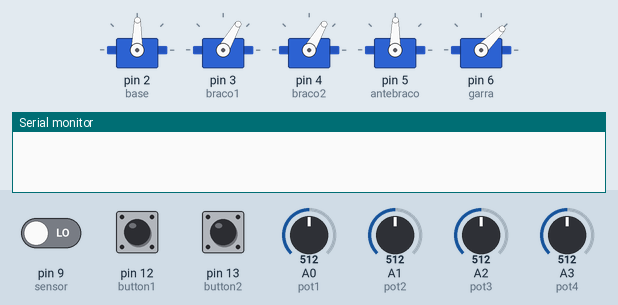
Simulated run of this sketch. Board: Arduino Uno, built with avr-gcc and run on an emulated ATmega328P. Shown: 5 × servo, the last lines printed to the serial monitor. The test bench sets the inputs (shaded band); at power-on: pin 13 (button2) LOW, pin 9 (sensor) LOW, pin 12 (button1) LOW, A0 (pot1) = 512, A1 (pot2) = 512, A2 (pot3) = 512, A3 (pot4) = 512.

Above: at 1.2 s.
1.3 s: pin 13 (button2) pulled HIGH for 0.15 s
At 3.0 s:
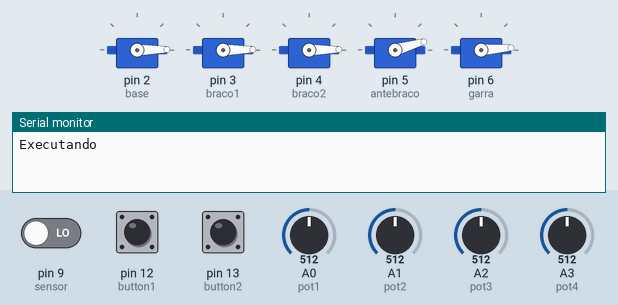
At 4.6 s:
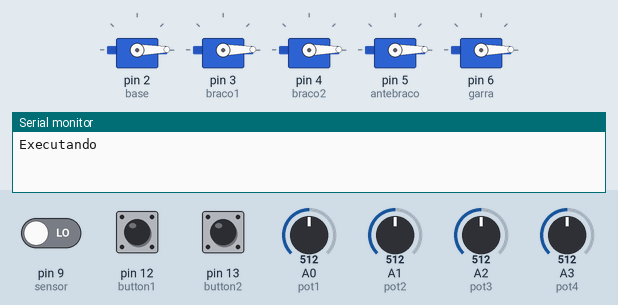
Timing chart, 0 to 6.1 s (numbered marks = the images above; inputs shaded):
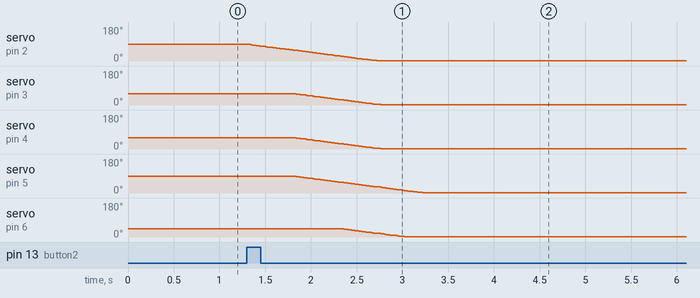

The sketch:

Programa_braco_robo_grupo_skynet.ino
```cpp
#include <VarSpeedServo.h>  // Biblioteca para servos motores, permite o controle da velocidade


// Define variáveis para os servos motores

VarSpeedServo base;
VarSpeedServo braco1;
VarSpeedServo braco2;
VarSpeedServo antebraco;
VarSpeedServo garra;


// Definir botões e variável de controle do sensor

const int button1 = 12;       // relaciona a variável button1 ao pino 12
const int button2 = 13;       // relaciona a variável button2 ao pino 13
const int sensor = 9;         // relaciona a variável sensor ao pino 9


//Define as entradas dos potencômetros

const int pot1 = A0;      // relaciona a variável pot1 a entrada A0
const int pot2 = A1;      // relaciona a variável pot2 a entrada A1
const int pot3 = A2;      // relaciona a variável pot3 a entrada A2
const int pot4 = A3;      // relaciona a variável pot4 a entrada A3

//Define valores das variáveis dos potenciômetros

int pot1Val=0;
int pot2Val=0;
int pot3Val=0;
int pot4Val=0;

// Define as variáveis de ângulos

int pot1Angle;
int pot2Angle;
int pot3Angle;
int pot4Angle;

// Define os valores das variáveis para cada botão

int button1Pressed = 0;
boolean button2Pressed = false;
boolean sensorP = false;

//Define variável para posições salvas dos servos motores

int basePosSave[]={1,1,1,1,1};
int bracoPosSave[]={1,1,1,1,1};
int antebracoPosSave[]={1,1,1,1,1};
int garraPosSave[]={1,1,1,1,1};

void setup() {
  // Relaciona variáveis aos pinos digitais físicos do arduíno

  base.attach(2);
  braco1.attach(3);
  braco2.attach(4);
  antebraco.attach(5);
  garra.attach(6);

  // Define as variáveis como entradas ou saídas

  pinMode(button1, INPUT);
  pinMode(button2, INPUT);
  pinMode(sensor, INPUT);

// Inicia comunicação serial

  Serial.begin(9600);
}

void loop() {

// Realiza leitura dos ptotênciometros e o mapeamento do ângulo

  pot1Val = analogRead(pot1);
  pot1Angle = map(pot1Val, 0, 1023, 0, 179);    // ângulo da base definido como sendo de 0° a 179°

  pot2Val = analogRead(pot2);
  pot2Angle = map(pot2Val, 0, 1023, 0, 120);    // Ângulo do braço definido como sendo de 0° a 120°

  pot3Val = analogRead(pot3);
  pot3Angle = map(pot3Val, 0, 1023, 0, 179);    // Ângulo do antebraço definido como sendo de 0° a 180°

  pot4Val = analogRead(pot4);
  pot4Angle = map(pot4Val, 0, 1023, 0, 90);     // Ângulo da garra definido como sendo de 0º a 90º

// Posiciona os servos motores de acordo com o potênciometro

  base.write(pot1Angle);              // Posiciona o servo da base
  braco1.write(pot2Angle);            // Posiciona o servo1 do braço
  braco2.write(pot2Angle);            // Posiciona o servo2 do braço
  antebraco.write(pot3Angle);         // Posiciona o servo do antebraço
  garra.write(pot4Angle);             // Posiciona o servo da garra


// Verifica se o botão1 foi pressionado

  if(digitalRead(button1) == HIGH){  // se botão1 pressionado

    button1Pressed++;   // Incrementa a variável em 1 unidade


// Salva as posições

    switch(button1Pressed){
        case 1:           // caso a variável em 1

          basePosSave[0]= pot1Angle;          // salva a posição da variável da base na posição 0 do vetor
          bracoPosSave[0]= pot2Angle;         // salva a posição da variável do braço na posição 0 do vetor
          antebracoPosSave[0]= pot3Angle;     // salva a posição da variável do antebraço na posição 0 do vetor
          garraPosSave[0]= pot4Angle;         // salva a posição da variável da garra na posição 0 do vetor

          Serial.println("Posição #1 Salvo"); // informa que a posição número 1 foi salva
          break;

       case 2:

          basePosSave[1]= pot1Angle;          // salva a posição da variável da base na posiação 1 do vetor
          bracoPosSave[1]= pot2Angle;         // salva a posição da variável do braço na posição 1 do vetor
          antebracoPosSave[1]= pot3Angle;     // salva a posição da variável do antebraço na posição 1 do vetor
          garraPosSave[1]= pot4Angle;         // salva a posição da variável da garra na posição 1 do vetor


          Serial.println("Posição #2 Salvo"); // informa que a posição número 2 foi salva
          break;

        case 3:


          basePosSave[2]= pot1Angle;          // salva a posição da variável da base na posição 2 do vetor
          bracoPosSave[2]= pot2Angle;         // salva a posição da variável do braço na posição 2 do vetor
          antebracoPosSave[2]= pot3Angle;     // salva a posição da variável do antebraço na posição 2 do vetor
          garraPosSave[2]= pot4Angle;         // salva a posição da variável da garra na posição 2 do vetor

          Serial.println("Posição #3 Salvo"); // informa que a posição número 3 foi salva
          break;


      case 4:

          basePosSave[3]= pot1Angle;          // salva a posição da variável da base na posição 3 do vetor
          bracoPosSave[3]= pot2Angle;         // salva a posição da variável do braço na posição 3 do vetor
          antebracoPosSave[3]= pot3Angle;     // salva a posição da variável do antebraço na posição 3 do vetor
          garraPosSave[3]= pot4Angle;         // salva a posição da variável da garra na posição 3 do vetor

          Serial.println("posição #4 Salvo"); // informa que a posição número 3 foi salva
          break;


      case 5:

          basePosSave[4]= pot1Angle;          // salva a posição da variável da base na posição 4 do vetor
          bracoPosSave[4]= pot2Angle;         // salva a posição da variável do braço na posição 4 do vetor
          antebracoPosSave[4]= pot3Angle;     // salva a posição da variável do antebraço na posição 4 do vetor
          garraPosSave[4]= pot4Angle;         // salva a posição da variável da garra na posição 4 do vetor


          Serial.println("Posição #5 Salvo"); // informa que a posição número 4 foi salva
          break;
  }

}

//  Verifica se o botão2 foi pressionado

  if(digitalRead(button2) == HIGH){

    button2Pressed = true;                   // Altera a variável booleana para verdadeiro
    Serial.println("Executando");           // Informa que o processo de repetição ja está sendo executado
  }


// Realiza a repetição enquanto a variável for verdadeira
  while(button2Pressed){

  if(digitalRead(sensor)==LOW){          // Se o sensor estiver acionado (em nivel lógico baixo) realiza os movimentos

    for(int i=0; i<5; i++){

        base.slowmove(basePosSave[i],40);     // posiciona o servo da base na posição salva, fazendo-o se mover em determinada velocidade
        delay(500);                           // Aguarda 500 milissegundos
        braco1.slowmove(bracoPosSave[i],40);    // posiciona o servo braço1 na posição salva, fazendo-o se mover em determinada velocidade
        braco2.slowmove(bracoPosSave[i],40);    // posiciona o servo braço2 na posição salva, fazendo-o se mover em determinada velocidade
        antebraco.slowmove(antebracoPosSave[i],40);   // posiciona o do antebraço da base na posição salva, fazendo-o se mover em determinada velocidade
        delay(500);                             // Aguarda 500 milissegundos
        garra.slowmove(garraPosSave[i],40);     // posiciona o servo da garra na posição salva, fazendo-o se mover em determinada velocidade

        delay(2000);                            // aguarda 2000 milissegundos (2 segundos)
      }

    }

  }

}
```

Measured:
- after the input at 1.3 s, servo on pin 2 (base): moves from 89° to 1° over 1.4 s, starting at once; servo on pin 3 (braco1): moves from 60° to 1° over 0.94 s, starting after 0.52 s
